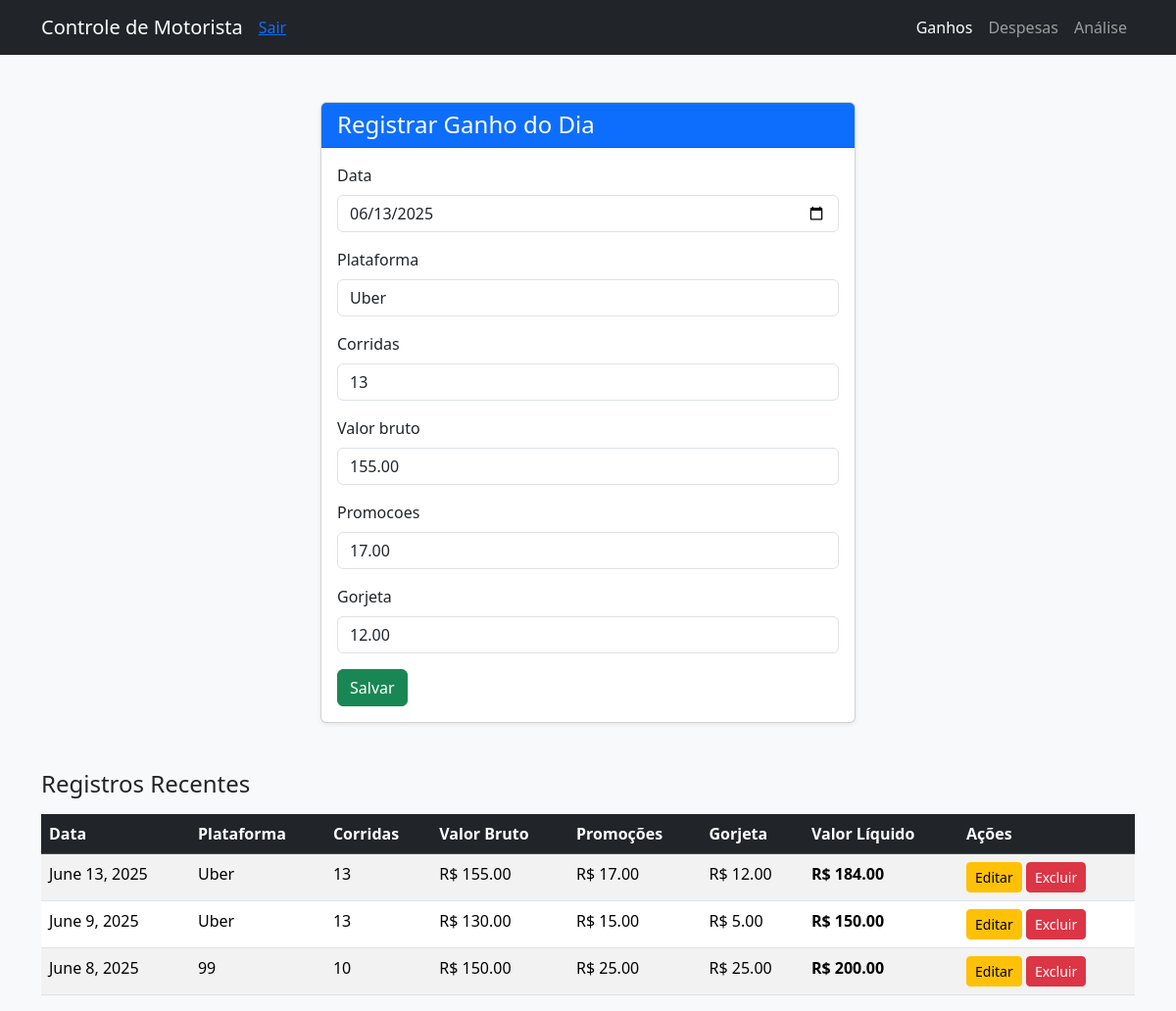
The app's page /editar/3/ (signed in) with its own data.
### registros/models.py (models this page shows, shortened)
class RegistroGanho(models.Model):
    user = models.ForeignKey(User, on_delete=models.CASCADE)
    data = models.DateField()
    plataforma = models.CharField(max_length=100)
    corridas = models.PositiveIntegerField()
    valor_bruto = models.DecimalField(max_digits=10, decimal_places=2)
    promocoes = models.DecimalField(max_digits=10, decimal_places=2)
    gorjeta = models.DecimalField(max_digits=10, decimal_places=2)
    @property
    def valor_liquido(self):
        return self.valor_bruto + self.promocoes + self.gorjeta

### registros/views.py (the view)
# urls.py: path('editar/<int:pk>/', views.editar_registro, name='editar_registro'),
@login_required
def editar_registro(request, pk):
    registro = get_object_or_404(RegistroGanho, pk=pk, user=request.user)
    if request.method == 'POST':
        form = RegistroGanhoForm(request.POST, instance=registro)
        if form.is_valid():
            form.save()
            return redirect('registrar_ganho')
    else:
        form = RegistroGanhoForm(instance=registro)
    registros = RegistroGanho.objects.filter(user=request.user).order_by('-data')
    return render(request, 'registros/formulario.html', {
        'form': form,
        'registros': registros,
        'editando': True,
        'registro_id': pk
    })

### registros/forms.py
class RegistroGanhoForm(forms.ModelForm):
    class Meta:
        model = RegistroGanho
        fields = ['data', 'plataforma', 'corridas', 'valor_bruto', 'promocoes', 'gorjeta']
        widgets = {
            'data': forms.DateInput(attrs={'type': 'date', 'class': 'form-control'}),
            'plataforma': forms.TextInput(attrs={'class': 'form-control'}),
            'corridas': forms.NumberInput(attrs={'class': 'form-control'}),
            'valor_bruto': forms.NumberInput(attrs={'class': 'form-control'}),
            'promocoes': forms.NumberInput(attrs={'class': 'form-control'}),
            'gorjeta': forms.NumberInput(attrs={'class': 'form-control'}),
        }

### registros/templates/registros/formulario.html (shortened to what this page needs)
<!DOCTYPE html>
<html lang="pt-br">
<head>
    <link href="https://cdn.jsdelivr.net/npm/bootstrap@5.3.2/dist/css/bootstrap.min.css" rel="stylesheet">
</head>
<body class="bg-light">
<nav class="navbar navbar-expand-lg navbar-dark bg-dark mb-4">
  <div class="container">
    <a class="navbar-brand" href="#">Controle de Motorista</a>
    <div class="collapse navbar-collapse">
        <a href="{% url 'logout' %}">Sair</a>
      <ul class="navbar-nav ms-auto">
        <li class="nav-item"><a class="nav-link active" href="#">Ganhos</a></li>
        <li class="nav-item"><a class="nav-link" href="{% url 'registrar_despesa' %}">Despesas</a></li>
        <li class="nav-item"><a class="nav-link" href="{% url 'analise_faturamento' %}">Análise</a></li>
      </ul>
    </div>
  </div>
</nav>
    <div class="container mt-5">
        <div class="row justify-content-center">
            <div class="col-md-6">
                <div class="card shadow-sm">
                    <div class="card-header bg-primary text-white">
                        <h4 class="mb-0">Registrar Ganho do Dia</h4>
                    </div>
                    <div class="card-body">
                        <form method="post">
                            {% for field in form %}
                            <div class="mb-3">
                                <label class="form-label">{{ field.label }}</label>
                                {{ field }}
                            </div>
                            {% endfor %}
                            <button type="submit" class="btn btn-success">Salvar</button>
                        </form>
                    </div>
                </div>
            </div>
        </div>
        {% if registros %}
        <div class="mt-5">
            <h4>Registros Recentes</h4>
            <table class="table table-striped table-hover mt-3">
                <thead class="table-dark">
                    <tr>
                        <th>Data</th>
                        <th>Plataforma</th>
                        <th>Corridas</th>
                        <th>Valor Bruto</th>
                        <th>Promoções</th>
                        <th>Gorjeta</th>
                        <th>Valor Líquido</th>
                        <th>Ações</th>
                    </tr>
                </thead>
                <tbody>
                    {% for registro in registros %}
                    <tr>
                        <td>{{ registro.data }}</td>
                        <td>{{ registro.plataforma }}</td>
                        <td>{{ registro.corridas }}</td>
                        <td>R$ {{ registro.valor_bruto }}</td>
                        <td>R$ {{ registro.promocoes }}</td>
                        <td>R$ {{ registro.gorjeta }}</td>
                        <td><strong>R$ {{ registro.valor_liquido }}</strong></td>
                        <td>
                            <a href="{% url 'editar_registro' registro.pk %}" class="btn btn-sm btn-warning">Editar</a>
                            <a href="{% url 'excluir_registro' registro.pk %}" class="btn btn-sm btn-danger"
                                onclick="return confirm('Tem certeza que deseja excluir?');">Excluir</a>
                        </td>
                    </tr>
                    {% endfor %}
                </tbody>
            </table>
        </div>
        {% endif %}
    </div>
</body>
</html>

### records on screen
RegistroGanho: form "06/13/2025" "Uber" "13" "155.00" "17.00" "12.00", data "June 13, 2025", plataforma "Uber", corridas "13", valor_bruto "155.00", promocoes "17.00", gorjeta "12.00", valor_liquido "184.00"
RegistroGanho: data "June 9, 2025", plataforma "Uber", corridas "13", valor_bruto "130.00", promocoes "15.00", gorjeta "5.00", valor_liquido "150.00"
RegistroGanho: data "June 8, 2025", plataforma "99", corridas "10", valor_bruto "150.00", promocoes "25.00", gorjeta "25.00", valor_liquido "200.00"

### other values on screen
{{ field.label }} "Data" "Plataforma" "Corridas" "Valor bruto" "Promocoes" "Gorjeta"
